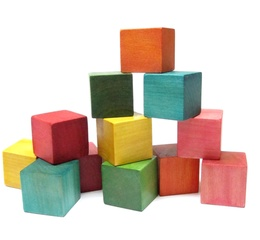
%> input picture Project2/blocks.jpeg, 260 x 240 px, shrunk from 1500 x 1387 before the run
$ octave CornerDetector.m   (GNU Octave 9; MATLAB toolbox functions it lacks are replaced by stand-ins)
%> lines starting %> are read from the running program, lines starting %| are printed output that depends on the picture
% Input image
src = imread('blocks.jpeg');
%> src is the input picture: size 240x260x3 uint8; mean R, G, B 212.2, 197.7, 184.9
img = rgb2gray(src);
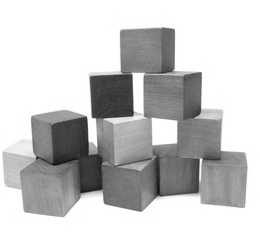
%> img: size 240x260 uint8; min 10, max 255, mean 200.6

threshold = 50000; % Initialize the threshold
a = 0.04; % Initialize alpha as 0.04
sigma = 1; % Initialize sigma as 1
N = sigma * 3; % Define the Gaussian window

[u, v] = meshgrid(-N:N, -N:N); % Initialize u and v

w = exp(-(u .^ 2 + v .^ 2) / (2 * sigma^2)); % Calculate the Gaussian

% Calculate the first gradients of the image
m = [-1,0,1];
tmpX = conv2(m, img);
tmpY = conv2(transpose(m), img);
X = zeros(size(img,1), size(img,2));
Y = zeros(size(img,1), size(img,2));
for i=1:size(img,1)
    for j=1:size(img,2)
        X(i,j) = tmpX(i,j+1);
        Y(i,j) = tmpY(i+1, j);
    end
end

% Calculate each argument of E(x,y)
A = conv2(w, X .^ 2);
B = conv2(w, Y .^ 2);
C = conv2(w, X .* Y);
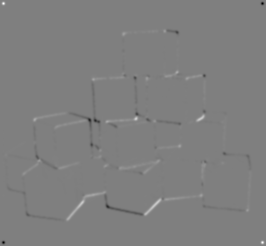
%> C: size 246x266 double; min -65025, max 65025, mean 21.5; drawn with min black and max white

res = zeros(size(img,1), size(img,2));
temp = zeros(size(img,1), size(img,2));
for i=1:size(res,1)
    for j=1:size(res,2)
        % Define the matrix M around each pixel
        M = [A(i,j) C(i,j); C(i,j) B(i,j)];

        % Computer the response function R
        R = det(M) - a * (trace(M) ^ 2);
        temp(i,j) = R;
        % Threshold R
        if (R > threshold)
            res(i,j) = R;
        end
    end
end
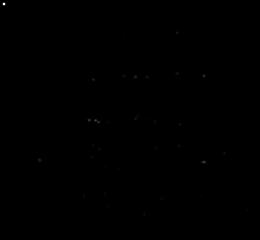
%> res: size 240x260 double; min 0, max 7.07e+09, mean 2847360.2; drawn with min black and max white
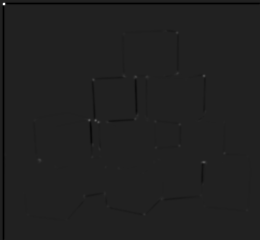
%> temp: size 240x260 double; min -1.06e+09, max 7.07e+09, mean -16950642.1; drawn with min black and max white

% Find local maxima of response function
out = res > imdilate(res, [1 1 1;1 0 1;1 1 1]);
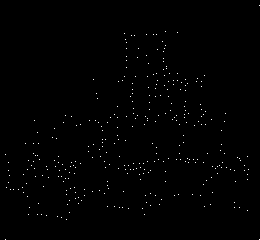
%> out: size 240x260 logical; 0.53% white in thin lines or dots

dot = zeros(size(src,1),size(src,2),size(src,3),'uint8');
count = 0;
for i=1:size(out,1)
    for j=1:size(out,2)
        if out(i,j) == 1
            count = count + 1;
            % Paint the (3 x 3) field to make the dot more clear
            if (i > 1 && j > 1)
                dot(i-1,j-1,1) = 255;
            end
            if (i > 1)
                dot(i-1,j,1) = 255;
            end
            if (i > 1 && j < size(out,2))
                dot(i-1,j+1,1) = 255;
            end
            if (j > 1)
                dot(i,j-1,1) = 255;
            end

            dot(i,j,1) = 255;

            if (j < size(out,2))
                dot(i,j+1,1) = 255;
            end
            if (i < size(out,1) && j > 1)
                dot(i+1,j-1,1) = 255;
            end
            if (i < size(out,1))
                dot(i+1,j,1) = 255;
            end
            if (i < size(out,1) && j < size(out,2))
                dot(i+1,j+1,1) = 255;
            end
        end
    end
end
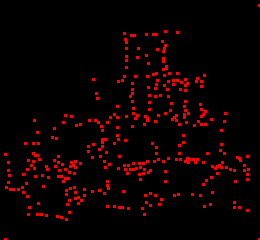
%> dot: size 240x260x3 uint8; mean R, G, B 12.1, 0, 0
%> after the loop, count = 332

finalImg = dot + src;
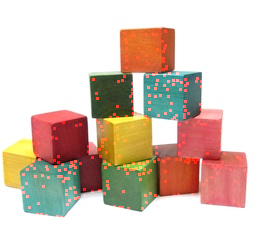
%> finalImg: size 240x260x3 uint8; mean R, G, B 216.9, 197.7, 184.9
figure;
imshow(finalImg);
imwrite(finalImg, 'result.jpeg');

$ run again, with Project2/uttower_right.JPG copied over Project2/blocks.jpeg
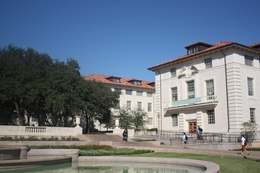
%> input picture Project2/uttower_right.JPG, 260 x 173 px, shrunk from 1024 x 683 before the run
%> src is the input picture: size 173x260x3 uint8; mean R, G, B 107.7, 118.9, 132
%> out: size 173x260 logical; 1.6% white in thin lines or dots
%> after the loop `for i=1:size(out,1)`:
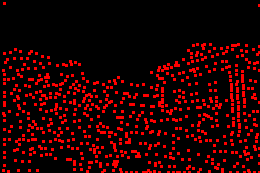
%> dot: size 173x260x3 uint8; mean R, G, B 35.3, 0, 0
%> after the loop `for i=1:size(out,1)`: count = 711
%> `finalImg = dot + src;`:
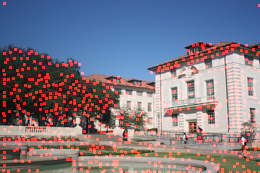
%> finalImg: size 173x260x3 uint8; mean R, G, B 126.1, 118.9, 132
